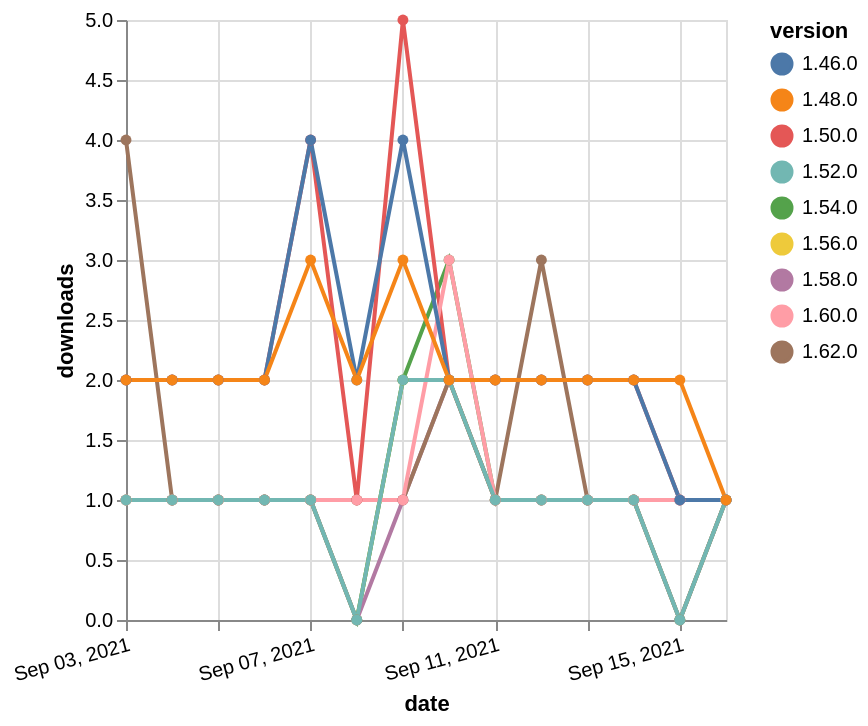

The specification (Vega-Lite) saved for this image:
### Vega-Lite specification from a JSON file in a GitHub repository (floating-point values rounded to 4 significant figures)
{"$schema": "https://vega.github.io/schema/vega-lite/v5.json", "description": "A simple bar chart with embedded data.", "data": {"values": [{"date": "2021-09-03", "total": 194, "delta": 1, "version": "1.56.0"}, {"date": "2021-09-04", "total": 195, "delta": 1, "version": "1.56.0"}, {"date": "2021-09-05", "total": 196, "delta": 1, "version": "1.56.0"}, {"date": "2021-09-06", "total": 197, "delta": 1, "version": "1.56.0"}, {"date": "2021-09-07", "total": 198, "delta": 1, "version": "1.56.0"}, {"date": "2021-09-08", "total": 198, "delta": 0, "version": "1.56.0"}, {"date": "2021-09-09", "total": 200, "delta": 2, "version": "1.56.0"}, {"date": "2021-09-10", "total": 202, "delta": 2, "version": "1.56.0"}, {"date": "2021-09-11", "total": 203, "delta": 1, "version": "1.56.0"}, {"date": "2021-09-12", "total": 204, "delta": 1, "version": "1.56.0"}, {"date": "2021-09-13", "total": 205, "delta": 1, "version": "1.56.0"}, {"date": "2021-09-14", "total": 206, "delta": 1, "version": "1.56.0"}, {"date": "2021-09-15", "total": 206, "delta": 0, "version": "1.56.0"}, {"date": "2021-09-16", "total": 207, "delta": 1, "version": "1.56.0"}, {"date": "2021-09-03", "total": 351, "delta": 1, "version": "1.54.0"}, {"date": "2021-09-04", "total": 352, "delta": 1, "version": "1.54.0"}, {"date": "2021-09-05", "total": 353, "delta": 1, "version": "1.54.0"}, {"date": "2021-09-06", "total": 354, "delta": 1, "version": "1.54.0"}, {"date": "2021-09-07", "total": 355, "delta": 1, "version": "1.54.0"}, {"date": "2021-09-08", "total": 355, "delta": 0, "version": "1.54.0"}, {"date": "2021-09-09", "total": 357, "delta": 2, "version": "1.54.0"}, {"date": "2021-09-10", "total": 360, "delta": 3, "version": "1.54.0"}, {"date": "2021-09-11", "total": 361, "delta": 1, "version": "1.54.0"}, {"date": "2021-09-12", "total": 362, "delta": 1, "version": "1.54.0"}, {"date": "2021-09-13", "total": 363, "delta": 1, "version": "1.54.0"}, {"date": "2021-09-14", "total": 364, "delta": 1, "version": "1.54.0"}, {"date": "2021-09-15", "total": 364, "delta": 0, "version": "1.54.0"}, {"date": "2021-09-16", "total": 365, "delta": 1, "version": "1.54.0"}, {"date": "2021-09-03", "total": 172, "delta": 1, "version": "1.58.0"}, {"date": "2021-09-04", "total": 173, "delta": 1, "version": "1.58.0"}, {"date": "2021-09-05", "total": 174, "delta": 1, "version": "1.58.0"}, {"date": "2021-09-06", "total": 175, "delta": 1, "version": "1.58.0"}, {"date": "2021-09-07", "total": 176, "delta": 1, "version": "1.58.0"}, {"date": "2021-09-08", "total": 176, "delta": 0, "version": "1.58.0"}, {"date": "2021-09-09", "total": 177, "delta": 1, "version": "1.58.0"}, {"date": "2021-09-10", "total": 179, "delta": 2, "version": "1.58.0"}, {"date": "2021-09-11", "total": 180, "delta": 1, "version": "1.58.0"}, {"date": "2021-09-12", "total": 181, "delta": 1, "version": "1.58.0"}, {"date": "2021-09-13", "total": 182, "delta": 1, "version": "1.58.0"}, {"date": "2021-09-14", "total": 183, "delta": 1, "version": "1.58.0"}, {"date": "2021-09-15", "total": 183, "delta": 0, "version": "1.58.0"}, {"date": "2021-09-16", "total": 184, "delta": 1, "version": "1.58.0"}, {"date": "2021-09-03", "total": 2490, "delta": 2, "version": "1.50.0"}, {"date": "2021-09-04", "total": 2492, "delta": 2, "version": "1.50.0"}, {"date": "2021-09-05", "total": 2494, "delta": 2, "version": "1.50.0"}, {"date": "2021-09-06", "total": 2496, "delta": 2, "version": "1.50.0"}, {"date": "2021-09-07", "total": 2500, "delta": 4, "version": "1.50.0"}, {"date": "2021-09-08", "total": 2501, "delta": 1, "version": "1.50.0"}, {"date": "2021-09-09", "total": 2506, "delta": 5, "version": "1.50.0"}, {"date": "2021-09-10", "total": 2508, "delta": 2, "version": "1.50.0"}, {"date": "2021-09-11", "total": 2510, "delta": 2, "version": "1.50.0"}, {"date": "2021-09-12", "total": 2512, "delta": 2, "version": "1.50.0"}, {"date": "2021-09-13", "total": 2514, "delta": 2, "version": "1.50.0"}, {"date": "2021-09-14", "total": 2516, "delta": 2, "version": "1.50.0"}, {"date": "2021-09-15", "total": 2517, "delta": 1, "version": "1.50.0"}, {"date": "2021-09-16", "total": 2518, "delta": 1, "version": "1.50.0"}, {"date": "2021-09-03", "total": 125, "delta": 4, "version": "1.62.0"}, {"date": "2021-09-04", "total": 126, "delta": 1, "version": "1.62.0"}, {"date": "2021-09-05", "total": 127, "delta": 1, "version": "1.62.0"}, {"date": "2021-09-06", "total": 128, "delta": 1, "version": "1.62.0"}, {"date": "2021-09-07", "total": 129, "delta": 1, "version": "1.62.0"}, {"date": "2021-09-08", "total": 130, "delta": 1, "version": "1.62.0"}, {"date": "2021-09-09", "total": 131, "delta": 1, "version": "1.62.0"}, {"date": "2021-09-10", "total": 133, "delta": 2, "version": "1.62.0"}, {"date": "2021-09-11", "total": 134, "delta": 1, "version": "1.62.0"}, {"date": "2021-09-12", "total": 137, "delta": 3, "version": "1.62.0"}, {"date": "2021-09-13", "total": 138, "delta": 1, "version": "1.62.0"}, {"date": "2021-09-14", "total": 139, "delta": 1, "version": "1.62.0"}, {"date": "2021-09-15", "total": 140, "delta": 1, "version": "1.62.0"}, {"date": "2021-09-16", "total": 141, "delta": 1, "version": "1.62.0"}, {"date": "2021-09-03", "total": 186, "delta": 1, "version": "1.60.0"}, {"date": "2021-09-04", "total": 187, "delta": 1, "version": "1.60.0"}, {"date": "2021-09-05", "total": 188, "delta": 1, "version": "1.60.0"}, {"date": "2021-09-06", "total": 189, "delta": 1, "version": "1.60.0"}, {"date": "2021-09-07", "total": 190, "delta": 1, "version": "1.60.0"}, {"date": "2021-09-08", "total": 191, "delta": 1, "version": "1.60.0"}, {"date": "2021-09-09", "total": 192, "delta": 1, "version": "1.60.0"}, {"date": "2021-09-10", "total": 195, "delta": 3, "version": "1.60.0"}, {"date": "2021-09-11", "total": 196, "delta": 1, "version": "1.60.0"}, {"date": "2021-09-12", "total": 197, "delta": 1, "version": "1.60.0"}, {"date": "2021-09-13", "total": 198, "delta": 1, "version": "1.60.0"}, {"date": "2021-09-14", "total": 199, "delta": 1, "version": "1.60.0"}, {"date": "2021-09-15", "total": 200, "delta": 1, "version": "1.60.0"}, {"date": "2021-09-16", "total": 201, "delta": 1, "version": "1.60.0"}, {"date": "2021-09-03", "total": 3087, "delta": 2, "version": "1.46.0"}, {"date": "2021-09-04", "total": 3089, "delta": 2, "version": "1.46.0"}, {"date": "2021-09-05", "total": 3091, "delta": 2, "version": "1.46.0"}, {"date": "2021-09-06", "total": 3093, "delta": 2, "version": "1.46.0"}, {"date": "2021-09-07", "total": 3097, "delta": 4, "version": "1.46.0"}, {"date": "2021-09-08", "total": 3099, "delta": 2, "version": "1.46.0"}, {"date": "2021-09-09", "total": 3103, "delta": 4, "version": "1.46.0"}, {"date": "2021-09-10", "total": 3105, "delta": 2, "version": "1.46.0"}, {"date": "2021-09-11", "total": 3107, "delta": 2, "version": "1.46.0"}, {"date": "2021-09-12", "total": 3109, "delta": 2, "version": "1.46.0"}, {"date": "2021-09-13", "total": 3111, "delta": 2, "version": "1.46.0"}, {"date": "2021-09-14", "total": 3113, "delta": 2, "version": "1.46.0"}, {"date": "2021-09-15", "total": 3114, "delta": 1, "version": "1.46.0"}, {"date": "2021-09-16", "total": 3115, "delta": 1, "version": "1.46.0"}, {"date": "2021-09-03", "total": 256, "delta": 1, "version": "1.52.0"}, {"date": "2021-09-04", "total": 257, "delta": 1, "version": "1.52.0"}, {"date": "2021-09-05", "total": 258, "delta": 1, "version": "1.52.0"}, {"date": "2021-09-06", "total": 259, "delta": 1, "version": "1.52.0"}, {"date": "2021-09-07", "total": 260, "delta": 1, "version": "1.52.0"}, {"date": "2021-09-08", "total": 260, "delta": 0, "version": "1.52.0"}, {"date": "2021-09-09", "total": 262, "delta": 2, "version": "1.52.0"}, {"date": "2021-09-10", "total": 264, "delta": 2, "version": "1.52.0"}, {"date": "2021-09-11", "total": 265, "delta": 1, "version": "1.52.0"}, {"date": "2021-09-12", "total": 266, "delta": 1, "version": "1.52.0"}, {"date": "2021-09-13", "total": 267, "delta": 1, "version": "1.52.0"}, {"date": "2021-09-14", "total": 268, "delta": 1, "version": "1.52.0"}, {"date": "2021-09-15", "total": 268, "delta": 0, "version": "1.52.0"}, {"date": "2021-09-16", "total": 269, "delta": 1, "version": "1.52.0"}, {"date": "2021-09-03", "total": 2578, "delta": 2, "version": "1.48.0"}, {"date": "2021-09-04", "total": 2580, "delta": 2, "version": "1.48.0"}, {"date": "2021-09-05", "total": 2582, "delta": 2, "version": "1.48.0"}, {"date": "2021-09-06", "total": 2584, "delta": 2, "version": "1.48.0"}, {"date": "2021-09-07", "total": 2587, "delta": 3, "version": "1.48.0"}, {"date": "2021-09-08", "total": 2589, "delta": 2, "version": "1.48.0"}, {"date": "2021-09-09", "total": 2592, "delta": 3, "version": "1.48.0"}, {"date": "2021-09-10", "total": 2594, "delta": 2, "version": "1.48.0"}, {"date": "2021-09-11", "total": 2596, "delta": 2, "version": "1.48.0"}, {"date": "2021-09-12", "total": 2598, "delta": 2, "version": "1.48.0"}, {"date": "2021-09-13", "total": 2600, "delta": 2, "version": "1.48.0"}, {"date": "2021-09-14", "total": 2602, "delta": 2, "version": "1.48.0"}, {"date": "2021-09-15", "total": 2604, "delta": 2, "version": "1.48.0"}, {"date": "2021-09-16", "total": 2605, "delta": 1, "version": "1.48.0"}]}, "width": "container", "mark": {"type": "line", "point": {"filled": true}}, "encoding": {"x": {"field": "date", "type": "temporal", "timeUnit": "yearmonthdate", "title": "date", "axis": {"labelAngle": -15}}, "y": {"field": "delta", "type": "quantitative", "title": "downloads"}, "color": {"field": "version", "type": "nominal"}, "tooltip": {"field": "delta"}}}
